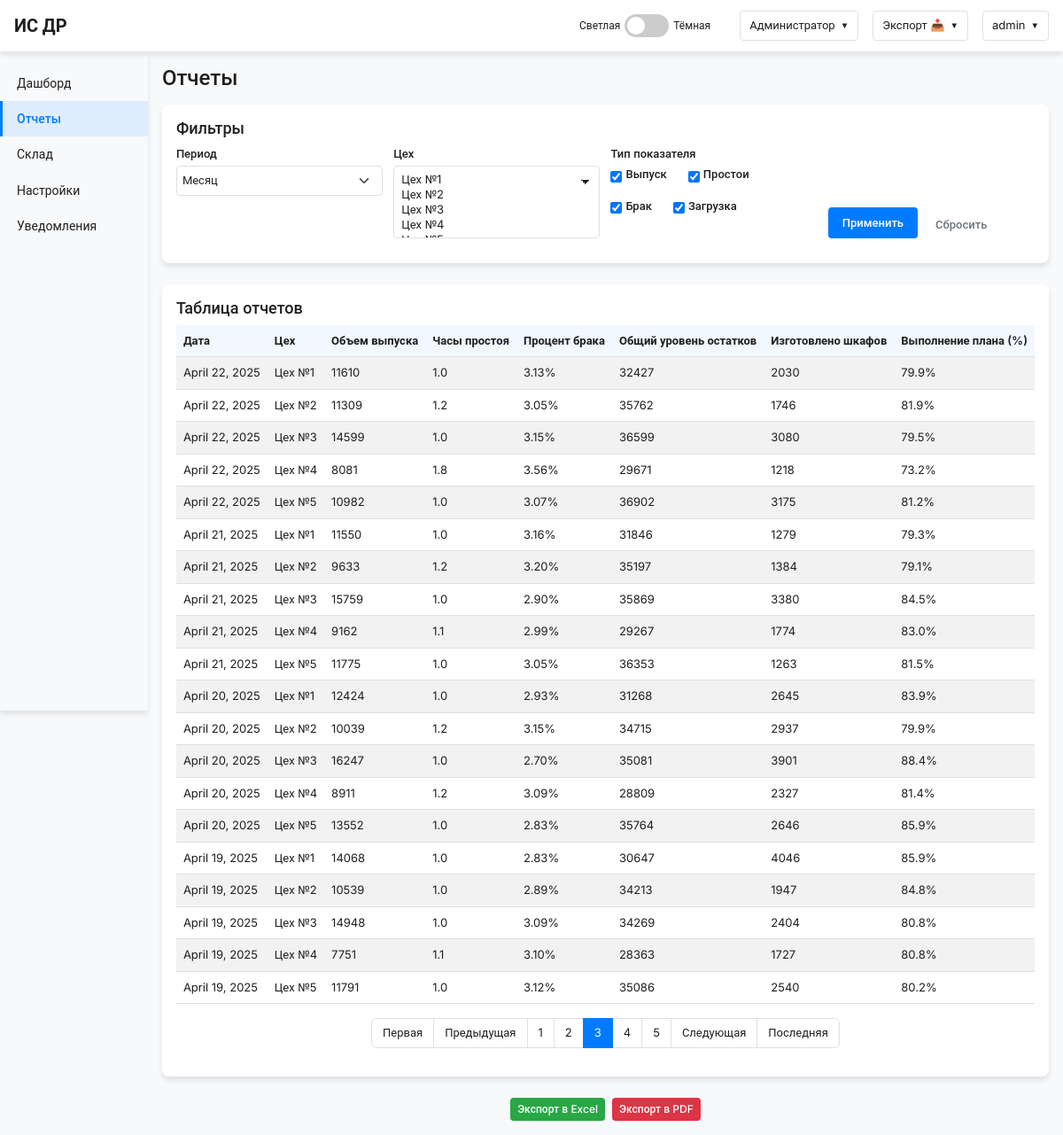
/reports/?page=3 (signed in), run on the app's committed database.
### backend/dashboard/models.py (models this page shows, shortened)
class KPIRecord(models.Model):
    shop = models.ForeignKey(Shop, on_delete=models.CASCADE, verbose_name="Цех")
    date = models.DateField(verbose_name="Дата")
    output = models.IntegerField(verbose_name="Объем выпуска")
    downtime_hours = models.FloatField(verbose_name="Часы простоя")
    defect_rate = models.FloatField(verbose_name="Процент брака")
    equipment_load = models.FloatField(verbose_name="Загрузка оборудования (%)")
    inventory_level = models.IntegerField(verbose_name="Общий уровень остатков на складе (ед.)", default=0)
    dse_volume = models.IntegerField(verbose_name="Объем ДСЕ", default=0)
    cabinets_produced = models.IntegerField(verbose_name="Изготовлено шкафов", default=0)
    plan_completion = models.FloatField(verbose_name="Выполнение плана (%)", default=0.0)
    quality_index = models.FloatField(verbose_name="Индекс качества (%)", default=0.0)
    productivity_index = models.FloatField(verbose_name="Индекс производительности (%)", default=0.0)
    energy_consumption = models.FloatField(verbose_name="Потребление энергии (кВт·ч)", default=0.0)
    material_utilization = models.FloatField(verbose_name="Использование материалов (%)", default=0.0)
    class Meta:
        verbose_name = "Запись KPI"
        verbose_name_plural = "Записи KPI"

class Shop(models.Model):
    name = models.CharField(max_length=100, verbose_name="Название цеха")
    class Meta:
        verbose_name = "Цех"
        verbose_name_plural = "Цеха"

### backend/dashboard/views.py (the view)
# urls.py: path('reports/', views.reports, name='reports'),
@login_required
def reports(request):
    from django.core.paginator import Paginator
    from datetime import datetime, timedelta
    period = request.GET.get('period', 'month')  # day, week, month, quarter, year
    shop_ids = request.GET.getlist('shop', [])  # список ID цехов
    indicators = request.GET.getlist('indicator', ['output', 'downtime', 'defect', 'load'])  # типы показателей
    page_number = request.GET.get('page', 1)  # номер страницы для пагинации
    shops = Shop.objects.all()
    if shop_ids:
        shops = shops.filter(id__in=shop_ids)
    max_date = KPIRecord.objects.order_by('-date').first().date if KPIRecord.objects.exists() else datetime.now().date()
    if period == 'day':
        start_date = max_date
    elif period == 'week':
        start_date = max_date - timedelta(days=7)
    elif period == 'month':
        start_date = max_date - timedelta(days=30)
    elif period == 'quarter':
        start_date = max_date - timedelta(days=90)
    elif period == 'year':
        start_date = max_date - timedelta(days=365)
    else:
        start_date = max_date - timedelta(days=30)  # по умолчанию месяц
    kpi_records = KPIRecord.objects.filter(
        date__gte=start_date
    ).select_related('shop')
    if shop_ids:
        kpi_records = kpi_records.filter(shop_id__in=shop_ids)
    kpi_records = kpi_records.order_by('-date', 'shop__name')
    paginator = Paginator(kpi_records, 20)  # 20 записей на страницу
    page_obj = paginator.get_page(page_number)
    context = {
        'page_obj': page_obj,
        'shops': shops,
        'selected_period': period,
        'selected_shops': [int(id) for id in shop_ids if id.isdigit()],
        'selected_indicators': indicators,
    }
    return render(request, 'reports.html', context)

### frontend/templates/reports.html (shortened to what this page needs)
{% extends "base.html" %}
{% block content %}
    <h1>Отчеты</h1>
    <div class="filters">
        <h3>Фильтры</h3>
        <form id="filterForm" method="get">
            <div class="filter-row">
                <div class="filter-group">
                    <label for="period">Период</label>
                    <select class="form-select" id="period" name="period">
                        <option value="month" {% if selected_period == 'month' %}selected{% endif %}>Месяц</option>
                    </select>
                </div>
                <div class="filter-group">
                    <label for="shop">Цех</label>
                    <select class="form-select" id="shop" name="shop" multiple>
                        {% for shop in shops %}
                            <option value="{{ shop.id }}" {% if shop.id in selected_shops %}selected{% endif %}>{{ shop.name }}</option>
                        {% endfor %}
                    </select>
                </div>
                <div class="filter-group">
                    <label>Тип показателя</label>
                    <div class="filter-checkboxes">
                        <div class="filter-checkbox">
                            <input type="checkbox" id="output" name="indicator" value="output" {% if 'output' in selected_indicators or selected_indicators|length == 0 %}checked{% endif %}>
                            <label for="output">Выпуск</label>
                        </div>
                        <div class="filter-checkbox">
                            <input type="checkbox" id="downtime" name="indicator" value="downtime" {% if 'downtime' in selected_indicators or selected_indicators|length == 0 %}checked{% endif %}>
                            <label for="downtime">Простои</label>
                        </div>
                        <div class="filter-checkbox">
                            <input type="checkbox" id="defect" name="indicator" value="defect" {% if 'defect' in selected_indicators or selected_indicators|length == 0 %}checked{% endif %}>
                            <label for="defect">Брак</label>
                        </div>
                        <div class="filter-checkbox">
                            <input type="checkbox" id="load" name="indicator" value="load" {% if 'load' in selected_indicators or selected_indicators|length == 0 %}checked{% endif %}>
                            <label for="load">Загрузка</label>
                        </div>
                    </div>
                </div>
                <div class="filter-group d-flex align-items-end">
                    <button type="submit" class="apply-button me-2">
                        Применить
                    </button>
                    <button type="button" class="btn btn-outline-secondary" id="resetFilters">
                        Сбросить
                    </button>
                </div>
            </div>
        </form>
    </div>
    <div class="table-container">
        <h3>Таблица отчетов</h3>
        <div class="table-responsive">
            <table class="table table-striped">
                <thead>
                    <tr>
                        <th>Дата</th>
                        <th>Цех</th>
                        <th>Объем выпуска</th>
                        <th>Часы простоя</th>
                        <th>Процент брака</th>
                        <th>Общий уровень остатков</th>
                        <th>Изготовлено шкафов</th>
                        <th>Выполнение плана (%)</th>
                    </tr>
                </thead>
                <tbody>
                    {% for record in page_obj %}
                    <tr>
                        <td>{{ record.date }}</td>
                        <td>{{ record.shop.name }}</td>
                        <td>{{ record.output|floatformat:0 }}</td>
                        <td>{{ record.downtime_hours|floatformat:1 }}</td>
                        <td>{{ record.defect_rate|floatformat:2 }}%</td>
                        <td>{{ record.inventory_level|floatformat:0 }}</td>
                        <td>{{ record.cabinets_produced|floatformat:0 }}</td>
                        <td>{{ record.plan_completion|floatformat:1 }}%</td>
                    </tr>
                    {% empty %}
                    <tr>
                        <td colspan="8" class="text-center">Нет данных для отображения</td>
                    </tr>
                    {% endfor %}
                </tbody>
            </table>
        </div>
        {% if page_obj.has_other_pages %}
        <nav aria-label="Навигация по страницам">
            <ul class="pagination justify-content-center">
                {% if page_obj.has_previous %}
                    <li class="page-item">
                        <a class="page-link" href="?{% for key, value in request.GET.items %}{% if key != 'page' %}{{ key }}={{ value }}&{% endif %}{% endfor %}page=1">Первая</a>
                    </li>
                    <li class="page-item">
                        <a class="page-link" href="?{% for key, value in request.GET.items %}{% if key != 'page' %}{{ key }}={{ value }}&{% endif %}{% endfor %}page={{ page_obj.previous_page_number }}">Предыдущая</a>
                    </li>
                {% endif %}
                {% for num in page_obj.paginator.page_range %}
                    {% if page_obj.number == num %}
                        <li class="page-item active">
                            <span class="page-link">{{ num }}</span>
                        </li>
                    {% elif num > page_obj.number|add:'-3' and num < page_obj.number|add:'3' %}
                        <li class="page-item">
                            <a class="page-link" href="?{% for key, value in request.GET.items %}{% if key != 'page' %}{{ key }}={{ value }}&{% endif %}{% endfor %}page={{ num }}">{{ num }}</a>
                        </li>
                    {% endif %}
                {% endfor %}
                {% if page_obj.has_next %}
                    <li class="page-item">
                        <a class="page-link" href="?{% for key, value in request.GET.items %}{% if key != 'page' %}{{ key }}={{ value }}&{% endif %}{% endfor %}page={{ page_obj.next_page_number }}">Следующая</a>
                    </li>
                    <li class="page-item">
                        <a class="page-link" href="?{% for key, value in request.GET.items %}{% if key != 'page' %}{{ key }}={{ value }}&{% endif %}{% endfor %}page={{ page_obj.paginator.num_pages }}">Последняя</a>
                    </li>
                {% endif %}
            </ul>
        </nav>
        {% endif %}
    </div>
    <div class="d-flex justify-content-center mt-3">
        <button type="button" class="btn btn-success btn-sm me-2" onclick="showToast('Данные экспортированы в Excel', 'success')">
            Экспорт в Excel
        </button>
        <button type="button" class="btn btn-danger btn-sm" onclick="showToast('Данные экспортированы в PDF', 'success')">
            Экспорт в PDF
        </button>
    </div>
{% endblock %}

### frontend/templates/base.html (shortened to what this page needs)
<!DOCTYPE html>
<html lang="ru" class="{% if request.COOKIES.theme == 'dark' %}dark-theme{% endif %}">
<head>
    <link href="https://cdn.jsdelivr.net/npm/bootstrap@5.3.0-alpha1/dist/css/bootstrap.min.css" rel="stylesheet">
    <link href="/static/css/main.css" rel="stylesheet">
</head>
<body>
    <header class="header">
        <a href="{% url 'dashboard' %}" class="header-logo">ИС ДР</a>
        <div class="d-flex align-items-center">
            <div class="d-flex align-items-center me-3">
                <span class="toggle-label">Светлая</span>
                <label class="theme-toggle">
                    <span class="toggle-slider"></span>
                </label>
                <span class="toggle-label">Тёмная</span>
            </div>
            {% if user.is_authenticated %}
            <div class="dropdown">
                <button class="dropdown-button">
                    {% if user.groups.all.0.name %}
                        {{ user.groups.all.0.name }}
                    {% else %}
                        Роль
                    {% endif %}
                </button>
            </div>
            <div class="dropdown ms-3">
                <button class="dropdown-button">
                    Экспорт 📥
                </button>
            </div>
            <div class="dropdown ms-3">
                <button class="dropdown-button">
                    {{ user.username }}
                </button>
            </div>
            {% endif %}
        </div>
    </header>
    <div class="layout-container">
        {% if user.is_authenticated %}
        <aside class="sidebar">
            <nav>
                <ul class="sidebar-nav">
                    <li>
                        <a href="{% url 'dashboard' %}" class="{% if request.resolver_match.url_name == 'dashboard' %}active{% endif %}">
                            Дашборд
                        </a>
                    </li>
                    <li>
                        <a href="{% url 'reports' %}" class="{% if request.resolver_match.url_name == 'reports' %}active{% endif %}">
                            Отчеты
                        </a>
                    </li>
                    <li>
                        <a href="{% url 'inventory' %}" class="{% if request.resolver_match.url_name == 'inventory' %}active{% endif %}">
                            Склад
                        </a>
                    </li>
                    {% if user.groups.all.0.name == 'Администратор' %}
                    <li>
                        <a href="{% url 'settings' %}" class="{% if request.resolver_match.url_name == 'settings' %}active{% endif %}">
                            Настройки
                        </a>
                    </li>
                    {% endif %}
                    <li>
                        <a href="{% url 'alerts' %}" class="{% if request.resolver_match.url_name == 'alerts' %}active{% endif %}">
                            Уведомления
                        </a>
                    </li>
                </ul>
            </nav>
        </aside>
        {% endif %}
        <main class="main-content">
            {% block content %}
            {% endblock %}
        </main>
    </div>
</body>
</html>

### data on the page
KPIRecord: date "April 22, 2025", shop.name "Цех №1", output "11610", downtime_hours "1.0", defect_rate "3.13", inventory_level "32427", cabinets_produced "2030", plan_completion "79.9"
KPIRecord: date "April 22, 2025", shop.name "Цех №2", output "11309", downtime_hours "1.2", defect_rate "3.05", inventory_level "35762", cabinets_produced "1746", plan_completion "81.9"
KPIRecord: date "April 22, 2025", shop.name "Цех №3", output "14599", downtime_hours "1.0", defect_rate "3.15", inventory_level "36599", cabinets_produced "3080", plan_completion "79.5"
KPIRecord: date "April 22, 2025", shop.name "Цех №4", output "8081", downtime_hours "1.8", defect_rate "3.56", inventory_level "29671", cabinets_produced "1218", plan_completion "73.2"
KPIRecord: date "April 22, 2025", shop.name "Цех №5", output "10982", downtime_hours "1.0", defect_rate "3.07", inventory_level "36902", cabinets_produced "3175", plan_completion "81.2"
KPIRecord: date "April 21, 2025", shop.name "Цех №1", output "11550", downtime_hours "1.0", defect_rate "3.16", inventory_level "31846", cabinets_produced "1279", plan_completion "79.3"
KPIRecord: date "April 21, 2025", shop.name "Цех №2", output "9633", downtime_hours "1.2", defect_rate "3.20", inventory_level "35197", cabinets_produced "1384", plan_completion "79.1"
KPIRecord: date "April 21, 2025", shop.name "Цех №3", output "15759", downtime_hours "1.0", defect_rate "2.90", inventory_level "35869", cabinets_produced "3380", plan_completion "84.5"
KPIRecord: date "April 21, 2025", shop.name "Цех №4", output "9162", downtime_hours "1.1", defect_rate "2.99", inventory_level "29267", cabinets_produced "1774", plan_completion "83.0"
KPIRecord: date "April 21, 2025", shop.name "Цех №5", output "11775", downtime_hours "1.0", defect_rate "3.05", inventory_level "36353", cabinets_produced "1263", plan_completion "81.5"
KPIRecord: date "April 20, 2025", shop.name "Цех №1", output "12424", downtime_hours "1.0", defect_rate "2.93", inventory_level "31268", cabinets_produced "2645", plan_completion "83.9"
KPIRecord: date "April 20, 2025", shop.name "Цех №2", output "10039", downtime_hours "1.2", defect_rate "3.15", inventory_level "34715", cabinets_produced "2937", plan_completion "79.9"
KPIRecord: date "April 20, 2025", shop.name "Цех №3", output "16247", downtime_hours "1.0", defect_rate "2.70", inventory_level "35081", cabinets_produced "3901", plan_completion "88.4"
KPIRecord: date "April 20, 2025", shop.name "Цех №4", output "8911", downtime_hours "1.2", defect_rate "3.09", inventory_level "28809", cabinets_produced "2327", plan_completion "81.4"
KPIRecord: date "April 20, 2025", shop.name "Цех №5", output "13552", downtime_hours "1.0", defect_rate "2.83", inventory_level "35764", cabinets_produced "2646", plan_completion "85.9"
KPIRecord: date "April 19, 2025", shop.name "Цех №1", output "14068", downtime_hours "1.0", defect_rate "2.83", inventory_level "30647", cabinets_produced "4046", plan_completion "85.9"
KPIRecord: date "April 19, 2025", shop.name "Цех №2", output "10539", downtime_hours "1.0", defect_rate "2.89", inventory_level "34213", cabinets_produced "1947", plan_completion "84.8"
KPIRecord: date "April 19, 2025", shop.name "Цех №3", output "14948", downtime_hours "1.0", defect_rate "3.09", inventory_level "34269", cabinets_produced "2404", plan_completion "80.8"
KPIRecord: date "April 19, 2025", shop.name "Цех №4", output "7751", downtime_hours "1.1", defect_rate "3.10", inventory_level "28363", cabinets_produced "1727", plan_completion "80.8"
KPIRecord: date "April 19, 2025", shop.name "Цех №5", output "11791", downtime_hours "1.0", defect_rate "3.12", inventory_level "35086", cabinets_produced "2540", plan_completion "80.2"

### other printed values
{{ user.groups.all.0.name }} "Администратор"
{{ user.username }} "admin"
{{ num }} "1" "2" "4" "5"
{{ num }} "3"
